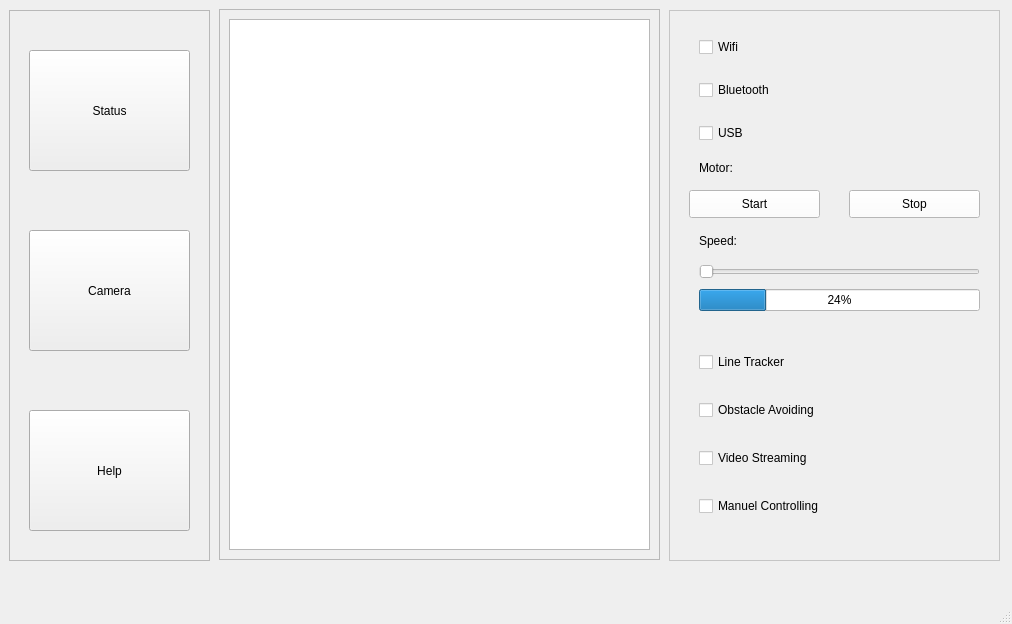
<?xml version="1.0" encoding="UTF-8"?>
<ui version="4.0">
 <class>car</class>
 <widget class="QMainWindow" name="car">
  <property name="geometry">
   <rect>
    <x>0</x>
    <y>0</y>
    <width>1012</width>
    <height>624</height>
   </rect>
  </property>
  <property name="font">
   <font>
    <family>MS Shell Dlg 2</family>
   </font>
  </property>
  <property name="windowTitle">
   <string>Car and User Interface</string>
  </property>
  <widget class="QWidget" name="centralwidget">
   <widget class="QWidget" name="horizontalLayoutWidget">
    <property name="geometry">
     <rect>
      <x>9</x>
      <y>10</y>
      <width>201</width>
      <height>551</height>
     </rect>
    </property>
    <layout class="QHBoxLayout" name="horizontalLayoutLeft">
     <item>
      <widget class="QFrame" name="frame">
       <property name="frameShape">
        <enum>QFrame::StyledPanel</enum>
       </property>
       <property name="frameShadow">
        <enum>QFrame::Raised</enum>
       </property>
       <widget class="QPushButton" name="statusButton">
        <property name="geometry">
         <rect>
          <x>20</x>
          <y>40</y>
          <width>161</width>
          <height>121</height>
         </rect>
        </property>
        <property name="text">
         <string>Status</string>
        </property>
       </widget>
       <widget class="QPushButton" name="cameraButton">
        <property name="geometry">
         <rect>
          <x>20</x>
          <y>220</y>
          <width>161</width>
          <height>121</height>
         </rect>
        </property>
        <property name="text">
         <string>Camera</string>
        </property>
       </widget>
       <widget class="QPushButton" name="helpButton">
        <property name="geometry">
         <rect>
          <x>20</x>
          <y>400</y>
          <width>161</width>
          <height>121</height>
         </rect>
        </property>
        <property name="text">
         <string>Help</string>
        </property>
       </widget>
      </widget>
     </item>
    </layout>
   </widget>
   <widget class="QWidget" name="horizontalLayoutWidget_2">
    <property name="geometry">
     <rect>
      <x>219</x>
      <y>9</y>
      <width>441</width>
      <height>551</height>
     </rect>
    </property>
    <layout class="QHBoxLayout" name="horizontalLayoutMiddle">
     <item>
      <widget class="QFrame" name="frame_2">
       <property name="frameShape">
        <enum>QFrame::StyledPanel</enum>
       </property>
       <property name="frameShadow">
        <enum>QFrame::Raised</enum>
       </property>
       <widget class="QGraphicsView" name="graphicsView">
        <property name="geometry">
         <rect>
          <x>10</x>
          <y>10</y>
          <width>421</width>
          <height>531</height>
         </rect>
        </property>
       </widget>
      </widget>
     </item>
    </layout>
   </widget>
   <widget class="QWidget" name="horizontalLayoutWidget_3">
    <property name="geometry">
     <rect>
      <x>669</x>
      <y>10</y>
      <width>331</width>
      <height>551</height>
     </rect>
    </property>
    <layout class="QHBoxLayout" name="horizontalLayoutRight">
     <item>
      <widget class="QFrame" name="frame_3">
       <property name="palette">
        <palette>
         <active>
          <colorrole role="WindowText">
           <brush brushstyle="SolidPattern">
            <color alpha="255">
             <red>0</red>
             <green>0</green>
             <blue>0</blue>
            </color>
           </brush>
          </colorrole>
          <colorrole role="Button">
           <brush brushstyle="SolidPattern">
            <color alpha="255">
             <red>255</red>
             <green>255</green>
             <blue>255</blue>
            </color>
           </brush>
          </colorrole>
          <colorrole role="Light">
           <brush brushstyle="SolidPattern">
            <color alpha="255">
             <red>255</red>
             <green>255</green>
             <blue>255</blue>
            </color>
           </brush>
          </colorrole>
          <colorrole role="Midlight">
           <brush brushstyle="SolidPattern">
            <color alpha="255">
             <red>255</red>
             <green>255</green>
             <blue>255</blue>
            </color>
           </brush>
          </colorrole>
          <colorrole role="Dark">
           <brush brushstyle="SolidPattern">
            <color alpha="255">
             <red>127</red>
             <green>127</green>
             <blue>127</blue>
            </color>
           </brush>
          </colorrole>
          <colorrole role="Mid">
           <brush brushstyle="SolidPattern">
            <color alpha="255">
             <red>170</red>
             <green>170</green>
             <blue>170</blue>
            </color>
           </brush>
          </colorrole>
          <colorrole role="Text">
           <brush brushstyle="SolidPattern">
            <color alpha="255">
             <red>0</red>
             <green>0</green>
             <blue>0</blue>
            </color>
           </brush>
          </colorrole>
          <colorrole role="BrightText">
           <brush brushstyle="SolidPattern">
            <color alpha="255">
             <red>255</red>
             <green>255</green>
             <blue>255</blue>
            </color>
           </brush>
          </colorrole>
          <colorrole role="ButtonText">
           <brush brushstyle="SolidPattern">
            <color alpha="255">
             <red>0</red>
             <green>0</green>
             <blue>0</blue>
            </color>
           </brush>
          </colorrole>
          <colorrole role="Base">
           <brush brushstyle="SolidPattern">
            <color alpha="255">
             <red>255</red>
             <green>255</green>
             <blue>255</blue>
            </color>
           </brush>
          </colorrole>
          <colorrole role="Window">
           <brush brushstyle="SolidPattern">
            <color alpha="255">
             <red>255</red>
             <green>255</green>
             <blue>255</blue>
            </color>
           </brush>
          </colorrole>
          <colorrole role="Shadow">
           <brush brushstyle="SolidPattern">
            <color alpha="255">
             <red>0</red>
             <green>0</green>
             <blue>0</blue>
            </color>
           </brush>
          </colorrole>
          <colorrole role="AlternateBase">
           <brush brushstyle="SolidPattern">
            <color alpha="255">
             <red>255</red>
             <green>255</green>
             <blue>255</blue>
            </color>
           </brush>
          </colorrole>
          <colorrole role="ToolTipBase">
           <brush brushstyle="SolidPattern">
            <color alpha="255">
             <red>255</red>
             <green>255</green>
             <blue>220</blue>
            </color>
           </brush>
          </colorrole>
          <colorrole role="ToolTipText">
           <brush brushstyle="SolidPattern">
            <color alpha="255">
             <red>0</red>
             <green>0</green>
             <blue>0</blue>
            </color>
           </brush>
          </colorrole>
          <colorrole role="PlaceholderText">
           <brush brushstyle="SolidPattern">
            <color alpha="128">
             <red>0</red>
             <green>0</green>
             <blue>0</blue>
            </color>
           </brush>
          </colorrole>
         </active>
         <inactive>
          <colorrole role="WindowText">
           <brush brushstyle="SolidPattern">
            <color alpha="255">
             <red>0</red>
             <green>0</green>
             <blue>0</blue>
            </color>
           </brush>
          </colorrole>
          <colorrole role="Button">
           <brush brushstyle="SolidPattern">
            <color alpha="255">
             <red>255</red>
             <green>255</green>
             <blue>255</blue>
            </color>
           </brush>
          </colorrole>
          <colorrole role="Light">
           <brush brushstyle="SolidPattern">
            <color alpha="255">
             <red>255</red>
             <green>255</green>
             <blue>255</blue>
            </color>
           </brush>
          </colorrole>
          <colorrole role="Midlight">
           <brush brushstyle="SolidPattern">
            <color alpha="255">
             <red>255</red>
             <green>255</green>
             <blue>255</blue>
            </color>
           </brush>
          </colorrole>
          <colorrole role="Dark">
           <brush brushstyle="SolidPattern">
            <color alpha="255">
             <red>127</red>
             <green>127</green>
             <blue>127</blue>
            </color>
           </brush>
          </colorrole>
          <colorrole role="Mid">
           <brush brushstyle="SolidPattern">
            <color alpha="255">
             <red>170</red>
             <green>170</green>
             <blue>170</blue>
            </color>
           </brush>
          </colorrole>
          <colorrole role="Text">
           <brush brushstyle="SolidPattern">
            <color alpha="255">
             <red>0</red>
             <green>0</green>
             <blue>0</blue>
            </color>
           </brush>
          </colorrole>
          <colorrole role="BrightText">
           <brush brushstyle="SolidPattern">
            <color alpha="255">
             <red>255</red>
             <green>255</green>
             <blue>255</blue>
            </color>
           </brush>
          </colorrole>
          <colorrole role="ButtonText">
           <brush brushstyle="SolidPattern">
            <color alpha="255">
             <red>0</red>
             <green>0</green>
             <blue>0</blue>
            </color>
           </brush>
          </colorrole>
          <colorrole role="Base">
           <brush brushstyle="SolidPattern">
            <color alpha="255">
             <red>255</red>
             <green>255</green>
             <blue>255</blue>
            </color>
           </brush>
          </colorrole>
          <colorrole role="Window">
           <brush brushstyle="SolidPattern">
            <color alpha="255">
             <red>255</red>
             <green>255</green>
             <blue>255</blue>
            </color>
           </brush>
          </colorrole>
          <colorrole role="Shadow">
           <brush brushstyle="SolidPattern">
            <color alpha="255">
             <red>0</red>
             <green>0</green>
             <blue>0</blue>
            </color>
           </brush>
          </colorrole>
          <colorrole role="AlternateBase">
           <brush brushstyle="SolidPattern">
            <color alpha="255">
             <red>255</red>
             <green>255</green>
             <blue>255</blue>
            </color>
           </brush>
          </colorrole>
          <colorrole role="ToolTipBase">
           <brush brushstyle="SolidPattern">
            <color alpha="255">
             <red>255</red>
             <green>255</green>
             <blue>220</blue>
            </color>
           </brush>
          </colorrole>
          <colorrole role="ToolTipText">
           <brush brushstyle="SolidPattern">
            <color alpha="255">
             <red>0</red>
             <green>0</green>
             <blue>0</blue>
            </color>
           </brush>
          </colorrole>
          <colorrole role="PlaceholderText">
           <brush brushstyle="SolidPattern">
            <color alpha="128">
             <red>0</red>
             <green>0</green>
             <blue>0</blue>
            </color>
           </brush>
          </colorrole>
         </inactive>
         <disabled>
          <colorrole role="WindowText">
           <brush brushstyle="SolidPattern">
            <color alpha="255">
             <red>127</red>
             <green>127</green>
             <blue>127</blue>
            </color>
           </brush>
          </colorrole>
          <colorrole role="Button">
           <brush brushstyle="SolidPattern">
            <color alpha="255">
             <red>255</red>
             <green>255</green>
             <blue>255</blue>
            </color>
           </brush>
          </colorrole>
          <colorrole role="Light">
           <brush brushstyle="SolidPattern">
            <color alpha="255">
             <red>255</red>
             <green>255</green>
             <blue>255</blue>
            </color>
           </brush>
          </colorrole>
          <colorrole role="Midlight">
           <brush brushstyle="SolidPattern">
            <color alpha="255">
             <red>255</red>
             <green>255</green>
             <blue>255</blue>
            </color>
           </brush>
          </colorrole>
          <colorrole role="Dark">
           <brush brushstyle="SolidPattern">
            <color alpha="255">
             <red>127</red>
             <green>127</green>
             <blue>127</blue>
            </color>
           </brush>
          </colorrole>
          <colorrole role="Mid">
           <brush brushstyle="SolidPattern">
            <color alpha="255">
             <red>170</red>
             <green>170</green>
             <blue>170</blue>
            </color>
           </brush>
          </colorrole>
          <colorrole role="Text">
           <brush brushstyle="SolidPattern">
            <color alpha="255">
             <red>127</red>
             <green>127</green>
             <blue>127</blue>
            </color>
           </brush>
          </colorrole>
          <colorrole role="BrightText">
           <brush brushstyle="SolidPattern">
            <color alpha="255">
             <red>255</red>
             <green>255</green>
             <blue>255</blue>
            </color>
           </brush>
          </colorrole>
          <colorrole role="ButtonText">
           <brush brushstyle="SolidPattern">
            <color alpha="255">
             <red>127</red>
             <green>127</green>
             <blue>127</blue>
            </color>
           </brush>
          </colorrole>
          <colorrole role="Base">
           <brush brushstyle="SolidPattern">
            <color alpha="255">
             <red>255</red>
             <green>255</green>
             <blue>255</blue>
            </color>
           </brush>
          </colorrole>
          <colorrole role="Window">
           <brush brushstyle="SolidPattern">
            <color alpha="255">
             <red>255</red>
             <green>255</green>
             <blue>255</blue>
            </color>
           </brush>
          </colorrole>
          <colorrole role="Shadow">
           <brush brushstyle="SolidPattern">
            <color alpha="255">
             <red>0</red>
             <green>0</green>
             <blue>0</blue>
            </color>
           </brush>
          </colorrole>
          <colorrole role="AlternateBase">
           <brush brushstyle="SolidPattern">
            <color alpha="255">
             <red>255</red>
             <green>255</green>
             <blue>255</blue>
            </color>
           </brush>
          </colorrole>
          <colorrole role="ToolTipBase">
           <brush brushstyle="SolidPattern">
            <color alpha="255">
             <red>255</red>
             <green>255</green>
             <blue>220</blue>
            </color>
           </brush>
          </colorrole>
          <colorrole role="ToolTipText">
           <brush brushstyle="SolidPattern">
            <color alpha="255">
             <red>0</red>
             <green>0</green>
             <blue>0</blue>
            </color>
           </brush>
          </colorrole>
          <colorrole role="PlaceholderText">
           <brush brushstyle="SolidPattern">
            <color alpha="128">
             <red>0</red>
             <green>0</green>
             <blue>0</blue>
            </color>
           </brush>
          </colorrole>
         </disabled>
        </palette>
       </property>
       <property name="mouseTracking">
        <bool>false</bool>
       </property>
       <property name="frameShape">
        <enum>QFrame::StyledPanel</enum>
       </property>
       <property name="frameShadow">
        <enum>QFrame::Raised</enum>
       </property>
       <widget class="QPushButton" name="motorStart">
        <property name="geometry">
         <rect>
          <x>20</x>
          <y>180</y>
          <width>131</width>
          <height>28</height>
         </rect>
        </property>
        <property name="text">
         <string>Start</string>
        </property>
       </widget>
       <widget class="QPushButton" name="motorStop">
        <property name="geometry">
         <rect>
          <x>180</x>
          <y>180</y>
          <width>131</width>
          <height>28</height>
         </rect>
        </property>
        <property name="text">
         <string>Stop</string>
        </property>
       </widget>
       <widget class="QLabel" name="speedLabel">
        <property name="geometry">
         <rect>
          <x>30</x>
          <y>220</y>
          <width>151</width>
          <height>21</height>
         </rect>
        </property>
        <property name="text">
         <string>Speed:</string>
        </property>
        <property name="textFormat">
         <enum>Qt::AutoText</enum>
        </property>
       </widget>
       <widget class="QLabel" name="motorLabel">
        <property name="geometry">
         <rect>
          <x>30</x>
          <y>150</y>
          <width>55</width>
          <height>16</height>
         </rect>
        </property>
        <property name="text">
         <string>Motor:</string>
        </property>
       </widget>
       <widget class="QWidget" name="">
        <property name="geometry">
         <rect>
          <x>30</x>
          <y>250</y>
          <width>281</width>
          <height>55</height>
         </rect>
        </property>
        <layout class="QVBoxLayout" name="verticalLayout">
         <item>
          <widget class="QSlider" name="speedometer">
           <property name="orientation">
            <enum>Qt::Horizontal</enum>
           </property>
          </widget>
         </item>
         <item>
          <widget class="QProgressBar" name="progressBar">
           <property name="value">
            <number>24</number>
           </property>
          </widget>
         </item>
        </layout>
       </widget>
       <widget class="QWidget" name="">
        <property name="geometry">
         <rect>
          <x>30</x>
          <y>320</y>
          <width>281</width>
          <height>211</height>
         </rect>
        </property>
        <layout class="QVBoxLayout" name="verticalLayout_2">
         <item>
          <widget class="QCheckBox" name="lineTrackerButton">
           <property name="text">
            <string>Line Tracker</string>
           </property>
          </widget>
         </item>
         <item>
          <widget class="QCheckBox" name="obstackleAvoidingBox">
           <property name="text">
            <string>Obstacle Avoiding</string>
           </property>
          </widget>
         </item>
         <item>
          <widget class="QCheckBox" name="streamingBox">
           <property name="text">
            <string>Video Streaming</string>
           </property>
          </widget>
         </item>
         <item>
          <widget class="QCheckBox" name="controllingBox">
           <property name="text">
            <string>Manuel Controlling</string>
           </property>
          </widget>
         </item>
        </layout>
       </widget>
       <widget class="QWidget" name="">
        <property name="geometry">
         <rect>
          <x>30</x>
          <y>10</y>
          <width>281</width>
          <height>141</height>
         </rect>
        </property>
        <layout class="QVBoxLayout" name="verticalLayout_3">
         <item>
          <widget class="QCheckBox" name="wifiBox">
           <property name="text">
            <string>Wifi</string>
           </property>
          </widget>
         </item>
         <item>
          <widget class="QCheckBox" name="bluetoothBox">
           <property name="text">
            <string>Bluetooth</string>
           </property>
          </widget>
         </item>
         <item>
          <widget class="QCheckBox" name="usbButton">
           <property name="text">
            <string>USB</string>
           </property>
          </widget>
         </item>
        </layout>
       </widget>
      </widget>
     </item>
    </layout>
   </widget>
  </widget>
  <widget class="QMenuBar" name="menubar">
   <property name="geometry">
    <rect>
     <x>0</x>
     <y>0</y>
     <width>1012</width>
     <height>26</height>
    </rect>
   </property>
  </widget>
  <widget class="QStatusBar" name="statusbar"/>
  <action name="actionHelp">
   <property name="text">
    <string>Help</string>
   </property>
   <property name="toolTip">
    <string>&lt;html&gt;&lt;head/&gt;&lt;body&gt;&lt;p&gt;Welcome to the interface documentation. Here you can find basic instructions to drive the car.&lt;/p&gt;&lt;p&gt;&lt;br/&gt;&lt;/p&gt;&lt;p&gt;Status:&lt;/p&gt;&lt;p&gt;&lt;br/&gt;&lt;/p&gt;&lt;p&gt;On this page, you can see the same screen as in the Arduino screen such as the sensors (Ultrasonic and light sensors) conditions whether they are running properly or not, distances to the objects, and on which board (Arduino or RaspberryPi) you are operating at that moment.&lt;/p&gt;&lt;p&gt;&lt;br/&gt;&lt;/p&gt;&lt;p&gt;Camera:&lt;/p&gt;&lt;p&gt;&lt;br/&gt;&lt;/p&gt;&lt;p&gt;If the video streaming check box is checked, then by clicking the Camera button, you can watch the live-stream from the onboard camera on the car.&lt;/p&gt;&lt;p&gt;&lt;br/&gt;&lt;/p&gt;&lt;p&gt;Connections - WiFi, Bluetooth, USB:&lt;/p&gt;&lt;p&gt;&lt;br/&gt;&lt;/p&gt;&lt;p&gt;You can use one or more connection options by checking either WiFi, Bluetooth or USB check-boxes.&lt;/p&gt;&lt;p&gt;&lt;br/&gt;&lt;/p&gt;&lt;p&gt;Motor:&lt;/p&gt;&lt;p&gt;&lt;br/&gt;&lt;/p&gt;&lt;p&gt;In order to start the servo motors, you need to click start button. To stop it, click the stop button. &lt;/p&gt;&lt;p&gt;&lt;br/&gt;&lt;/p&gt;&lt;p&gt;You can also set the car's speed by using horizontal slide bar. If it is at 0% percent car does not move and when it is at 100%, it moves at maximum speed.&lt;/p&gt;&lt;p&gt;&lt;br/&gt;&lt;/p&gt;&lt;p&gt;Line tracking and obstackle avoidin:&lt;/p&gt;&lt;p&gt;&lt;br/&gt;&lt;/p&gt;&lt;p&gt;You can drive the car either only with the line tracking sensors and ultrasonic sensors or both of them at the same time.&lt;/p&gt;&lt;p&gt;&lt;br/&gt;&lt;/p&gt;&lt;p&gt;Streaming:&lt;/p&gt;&lt;p&gt;&lt;br/&gt;&lt;/p&gt;&lt;p&gt;In order to start streaming process, you need to check the streaming check box so that you can start watching the stream by clicking the Camera button.&lt;/p&gt;&lt;p&gt;&lt;br/&gt;&lt;/p&gt;&lt;p&gt;Manuel driving:&lt;/p&gt;&lt;p&gt;&lt;br/&gt;&lt;/p&gt;&lt;p&gt;By choosing this option, you drive your car with a help of joystick. However, on this mode you are not able to use sensors.  &lt;/p&gt;&lt;/body&gt;&lt;/html&gt;</string>
   </property>
   <property name="shortcut">
    <string>Ctrl+H</string>
   </property>
  </action>
 </widget>
 <resources/>
 <connections>
  <connection>
   <sender>speedometer</sender>
   <signal>valueChanged(int)</signal>
   <receiver>progressBar</receiver>
   <slot>setValue(int)</slot>
   <hints>
    <hint type="sourcelabel">
     <x>783</x>
     <y>293</y>
    </hint>
    <hint type="destinationlabel">
     <x>804</x>
     <y>337</y>
    </hint>
   </hints>
  </connection>
 </connections>
</ui>
